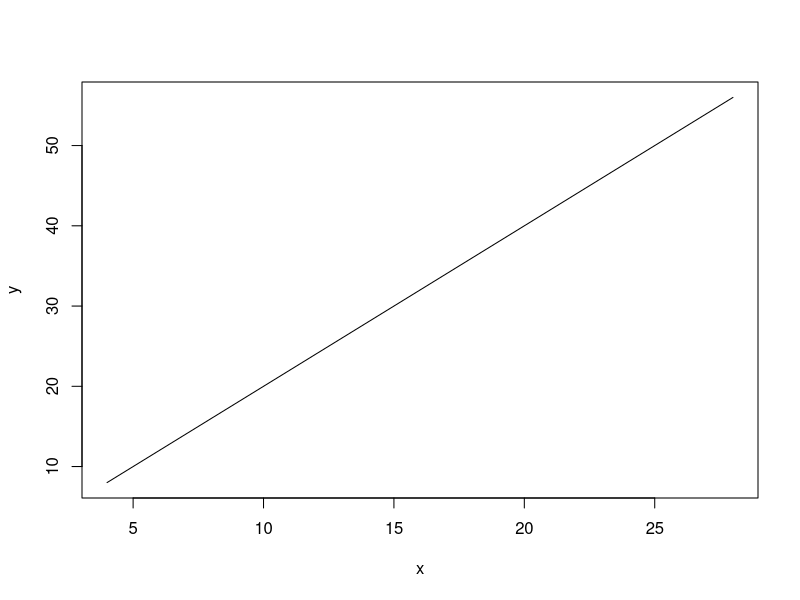
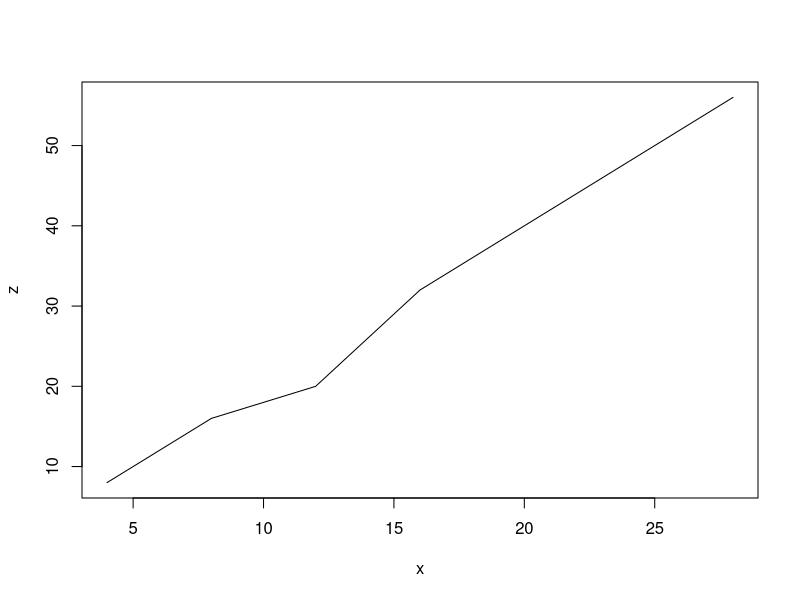

Recreate these plots in R, in order.
## ---- chunk 1
x <- seq(4,28,4)
y <- x*2
plot(x,y,type="l")
## ---- chunk 2
z <- y
z[3]<- 20
plot(x,z, type ="l")
